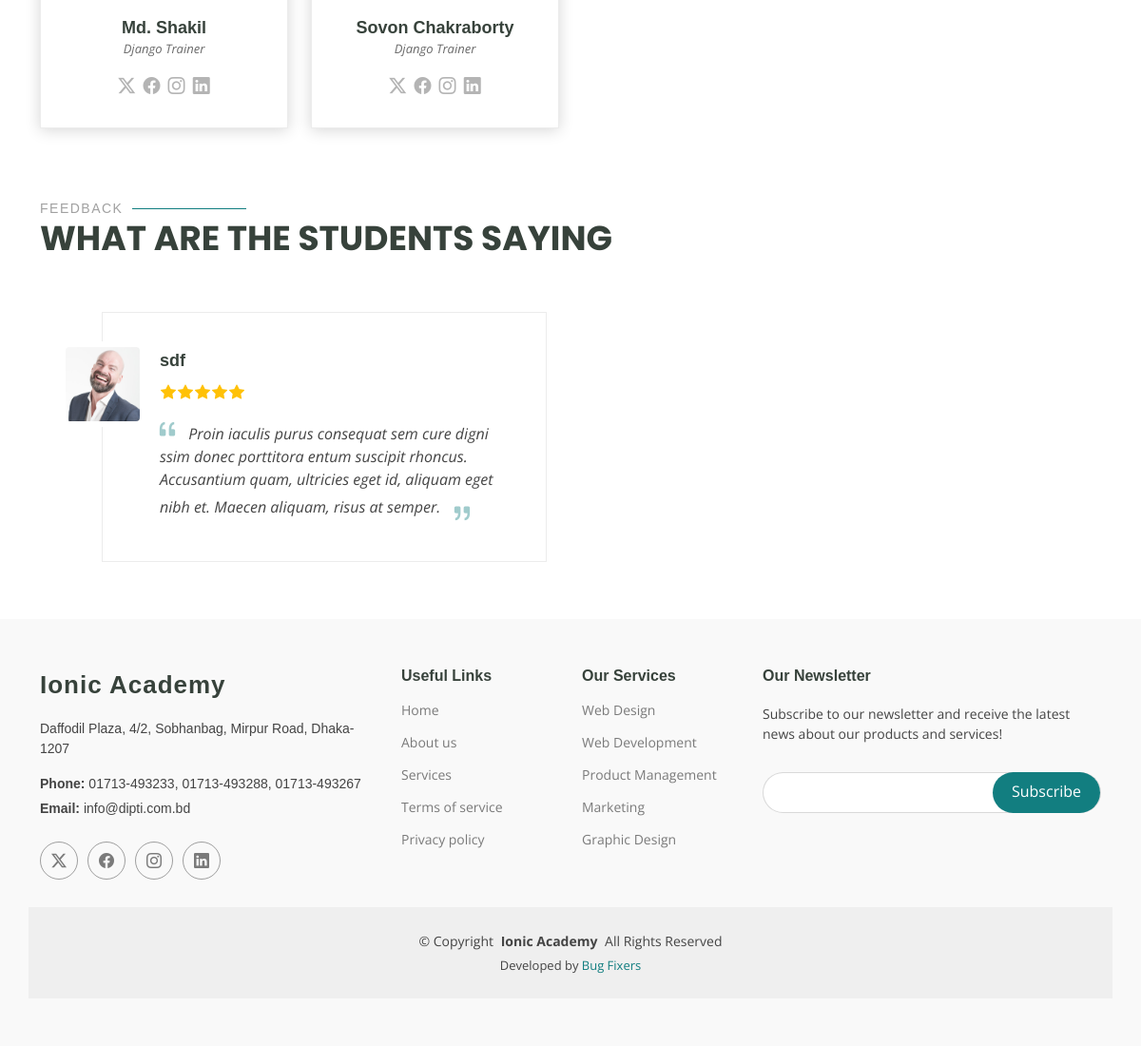
The app's page / (lower part), older data.
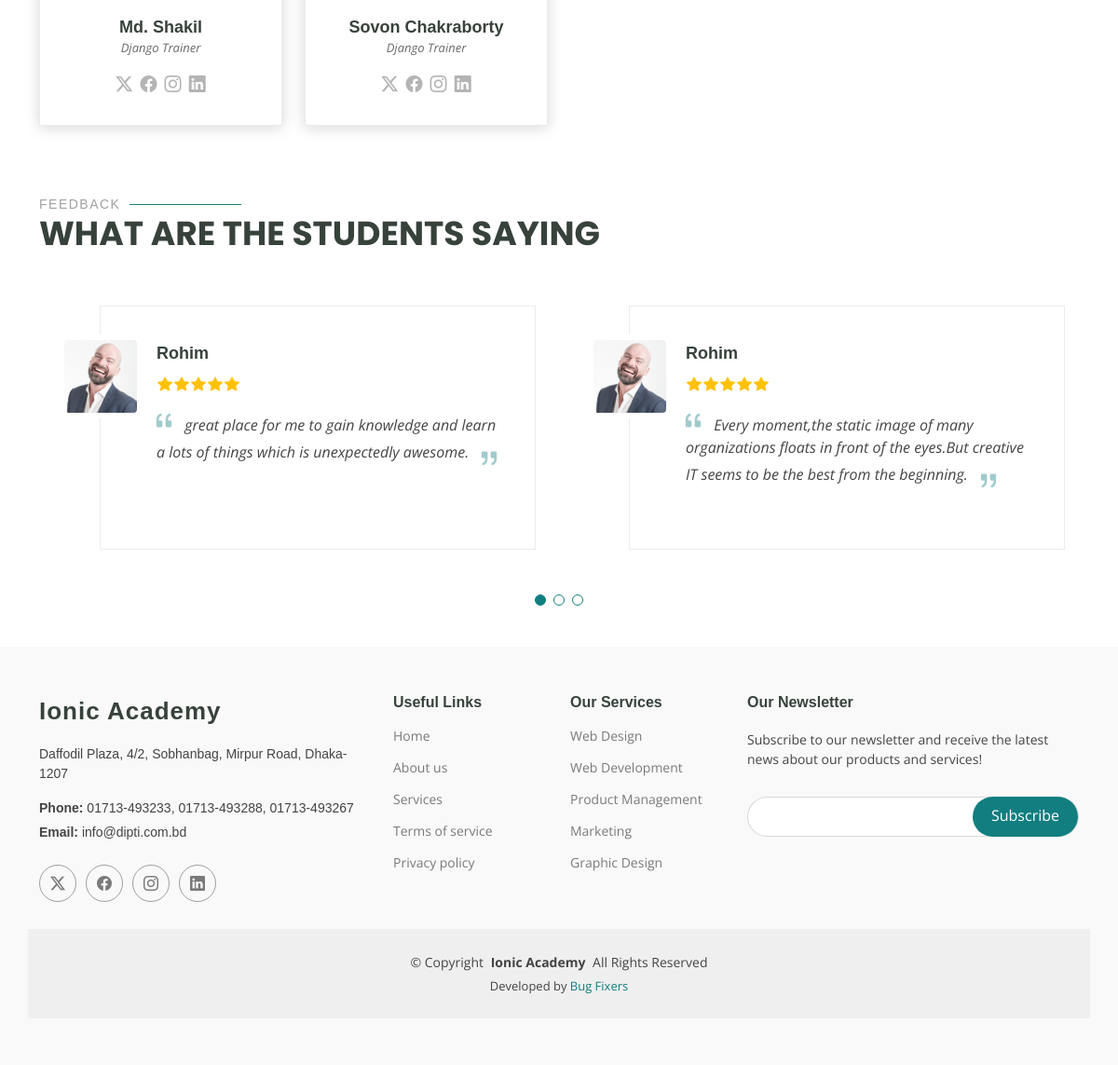
The same page, newer data.
### IMSapp/models.py (models this page shows, shortened)
class TeacherModel(models.Model):
    Imsuser = models.OneToOneField(IMSUserModel,on_delete=models.CASCADE,related_name='teacherinfo',null=True)
    EmployID=models.CharField(max_length=100,null=True)
    TeacherName=models.CharField(max_length=100,null=True)
    Designation=models.CharField(max_length=100,null=True)
    Skills=models.CharField(max_length=100,null=True)
    LinkedInLink =models.CharField(max_length=150,null=True)
    GithubLink =models.CharField(max_length=150,null=True)
    FacebookLink =models.CharField(max_length=150,null=True)
    JoinDate = models.DateField(auto_now_add=True,null=True)
    TeacherPhoto=models.ImageField(upload_to='media/teacherphoto',null=True)

class ReviewModel(models.Model):
    Imsuser=models.ForeignKey(StudentModel, on_delete=models.SET_NULL,related_name='reviewinfo',null=True)
    Review=models.TextField(null=True)
    CourseName= models.ForeignKey(CourseInfoModel,on_delete =models.SET_NULL, related_name="reviewcourseinfo",null=True)
    ReviewDate=models.DateField(auto_now_add=True,null=True)
    Status = models.CharField(max_length=50, default='Pending',null=True)

class StudentModel(models.Model):
    Imsuser=models.OneToOneField(IMSUserModel,on_delete=models.CASCADE,related_name='studentinfo',null=True)
    StudentID=models.CharField(max_length=100,null=True)
    StudentName=models.CharField(max_length=100,null=True)
    StudentPhoto=models.ImageField(upload_to='media/studentPhoto',null=True)
    AdmissionDate=models.DateField(auto_now_add=True,null=True)
    EducationalQualification=models.CharField(max_length=100,null=True)
    LinkedInLink =models.CharField(max_length=150,null=True)
    GithubLink =models.CharField(max_length=150,null=True)
    FacebookLink =models.CharField(max_length=150,null=True)

class WebsiteContactModel(models.Model):
    Imsuser = models.CharField(max_length=50,null=True)
    Mobile = models.CharField(max_length=50,null=True)
    Address = models.CharField(max_length=100,null=True)
    Email = models.CharField(max_length=100,null=True)
    MapLink = models.TextField(null=True)
    GithubLink =models.CharField(max_length=150,null=True)
    FacebookLink =models.CharField(max_length=150,null=True)
    YoutubeLink =models.CharField(max_length=150,null=True)
    TwitterLink =models.CharField(max_length=150,null=True)

### IMSapp/views.py (the view)
# urls.py: path('',homepage,name="homepage"),
def homepage(request):
    coursedata = CourseInfoModel.objects.all()
    categorydata = CourseCategoryModel.objects.all()
    studentdata = StudentModel.objects.all()
    batchdata = BatchInfoModel.objects.all()
    teacherdata = TeacherModel.objects.all()
    contactdata = WebsiteContactModel.objects.get(Imsuser='Authority')
    getcourseReview = ReviewModel.objects.filter(Status = 'Approved')
    coursecount = coursedata.count()
    studentcount = studentdata.count()
    teachercount = teacherdata.count()
    batchcount = batchdata.count()
    current_path = request.path
    coursestudent = []
    enrolledstudent = 0
    for course in coursedata:
        nostudent = AdmittedCourseModel.objects.filter(CourseName=course).count()
        enrolledstudent += nostudent
        coursestudent.append({
            'course':course,
            'student':nostudent,
        })
    context = {
        'teacherdata':teacherdata,
        'teachercount':teachercount,
        'coursestudent':coursestudent,
        'coursedata':coursedata,
        'coursecount':coursecount,
        'categorydata':categorydata,
        'contactdata':contactdata,
        'batchdata':batchdata,
        'batchcount':batchcount,
        'studentcount':studentcount,
        'enrolledstudent':enrolledstudent,
        'path':current_path,
        'getcourseReview':getcourseReview,
    }
    return render(request,'common/homepage.html',context)

### IMSapp/models.py (called while the page is built)
    def __str__(self):
        return self.CategoryName

    def __str__(self):
        return self.CourseName

### IMSapp/templates/common/homepage.html (shortened to what this page needs)
{% extends 'master/master.html' %}
{% block content %}
{% load static %}
<section id="trainers-index" class="section trainers-index">
  <div class="container">
    <div class="row">
      {% include 'common/teachersection.html' %}
    </div>
  </div>
</section>
<section id="testimonials" class="testimonials section">
  <div class="container section-title" data-aos="fade-up">
      <h2>Feedback</h2>
      <p>What are the students saying</p>
  </div>
  <div class="container" data-aos="fade-up" data-aos-delay="100">
      <div class="swiper init-swiper">
          <div class="swiper-wrapper">
              {% for i in getcourseReview %}
              <div class="swiper-slide">
                  <div class="testimonial-wrap">
                      <div class="testimonial-item">
                          <img src="assets/img/testimonials/testimonials-1.jpg" class="testimonial-img" alt="">
                          <h3>{{i.Imsuser.StudentName}}</h3>
                          <div class="stars">
                              <i class="bi bi-star-fill"></i><i class="bi bi-star-fill"></i><i
                                  class="bi bi-star-fill"></i><i class="bi bi-star-fill"></i><i
                                  class="bi bi-star-fill"></i>
                          </div>
                          <p>
                              <i class="bi bi-quote quote-icon-left"></i>
                              <span>{{i.Review}}</span>
                              <i class="bi bi-quote quote-icon-right"></i>
                          </p>
                      </div>
                  </div>
              </div>
              {% endfor %}
          </div>
          <div class="swiper-pagination"></div>
      </div>
  </div>
</section>
{% endblock content %}

### IMSapp/templates/master/master.html (shortened to what this page needs)
{% load static %}
<!DOCTYPE html>
<html lang="en">
<head>
  <link href="{% static 'assets/vendor/bootstrap/css/bootstrap.min.css' %}" rel="stylesheet">
  <link href="{% static 'assets/vendor/bootstrap-icons/bootstrap-icons.css' %}" rel="stylesheet">
  <link href="{% static 'assets/vendor/aos/aos.css' %}" rel="stylesheet">
  <link href="{% static 'assets/vendor/glightbox/css/glightbox.min.css' %}" rel="stylesheet">
  <link href="{% static 'assets/vendor/swiper/swiper-bundle.min.css' %}" rel="stylesheet">
  <link rel="stylesheet" href="https://cdnjs.cloudflare.com/ajax/libs/font-awesome/6.5.0/css/all.min.css" />
  <link href="{% static 'assets/css/main.css' %}" rel="stylesheet">
  <link rel="stylesheet" href="https://cdn.jsdelivr.net/npm/sweetalert2@11/dist/sweetalert2.min.css">
</head>
</head>
<body class="index-page">
  <main class="main">
    {% block content %}
    {% endblock content %}
  </main>
  {% include 'master/footer.html' %}
</body>
</html>

### IMSapp/templates/common/teachersection.html (shortened to what this page needs)
{% for data in teacherdata %}
<div class="col-lg-3 col-md-4 col-sm-6 d-flex" data-aos="fade-up" data-aos-delay="100">
  <div class="member">
    <div class="member-content">
      <h4>{{data.TeacherName}}</h4>
      <span>{{data.Designation}}</span>
      <div class="social">
        <a href=""><i class="bi bi-twitter-x"></i></a>
        <a href=""><i class="bi bi-facebook"></i></a>
        <a href=""><i class="bi bi-instagram"></i></a>
        <a href=""><i class="bi bi-linkedin"></i></a>
      </div>
    </div>
  </div>
</div>
{% endfor %}

### IMSapp/templates/master/footer.html (shortened to what this page needs)
<footer id="footer" class="footer position-relative">
    <div class="container footer-top">
      <div class="row gy-4">
        <div class="col-lg-4 col-md-6 footer-about">
          <a href="index.html" class="logo d-flex align-items-center">
            <span class="sitename">Ionic Academy</span>
          </a>
          <div class="footer-contact pt-3">
            <p>{{contactdata.Address}}</p>
            <p class="mt-3"><strong>Phone:</strong> <span>{{contactdata.Mobile}}</span></p>
            <p><strong>Email:</strong> <span>{{contactdata.Email}}</span></p>
          </div>
          <div class="social-links d-flex mt-4">
            <a href="{{contactdata.Address}}" target="_blank"><i class="bi bi-twitter-x"></i></a>
            <a href="{{contactdata.FacebookLink}}" target="_blank"><i class="bi bi-facebook"></i></a>
            <a href="{{contactdata.TwitterLink}}" target="_blank"><i class="bi bi-instagram"></i></a>
            <a href="{{contactdata.GithubLink}}" target="_blank"><i class="bi bi-linkedin"></i></a>
          </div>
        </div>
        <div class="col-lg-2 col-md-3 footer-links">
          <h4>Useful Links</h4>
          <ul>
            <li><a href="#">Home</a></li>
            <li><a href="#">About us</a></li>
            <li><a href="#">Services</a></li>
            <li><a href="#">Terms of service</a></li>
            <li><a href="#">Privacy policy</a></li>
          </ul>
        </div>
        <div class="col-lg-2 col-md-3 footer-links">
          <h4>Our Services</h4>
          <ul>
            <li><a href="#">Web Design</a></li>
            <li><a href="#">Web Development</a></li>
            <li><a href="#">Product Management</a></li>
            <li><a href="#">Marketing</a></li>
            <li><a href="#">Graphic Design</a></li>
          </ul>
        </div>
        <div class="col-lg-4 col-md-12 footer-newsletter">
          <h4>Our Newsletter</h4>
          <p>Subscribe to our newsletter and receive the latest news about our products and services!</p>
          <form action="forms/newsletter.php" method="post" class="php-email-form">
            <div class="newsletter-form"><input type="email" name="email"><input type="submit" value="Subscribe"></div>
          </form>
        </div>
      </div>
    </div>
    <div class="container copyright text-center mt-4">
      <p>© <span>Copyright</span> <strong class="px-1 sitename">Ionic Academy</strong> <span>All Rights Reserved</span></p>
      <div class="credits">
        Developed by <a href="">Bug Fixers</a>
      </div>
    </div>
  </footer>

Row changes from the older to the newer data that the page shows:
removed ReviewModel: Imsuser.StudentName "sdf", Review "Proin iaculis purus consequat sem cure digni ssim donec porttitora entum suscipit rhoncus. Accusantium quam, ultricies eget id, aliquam eget nibh et. Maecen aliquam, risus at semper."
added ReviewModel: Imsuser.StudentName "Rohim", Review "great place for me to gain knowledge and learn a lots of things which is unexpectedly awesome."
added ReviewModel: Imsuser.StudentName "Rohim", Review "Every moment,the static image of many organizations floats in front of the eyes.But creative IT seems to be the best from the beginning."
